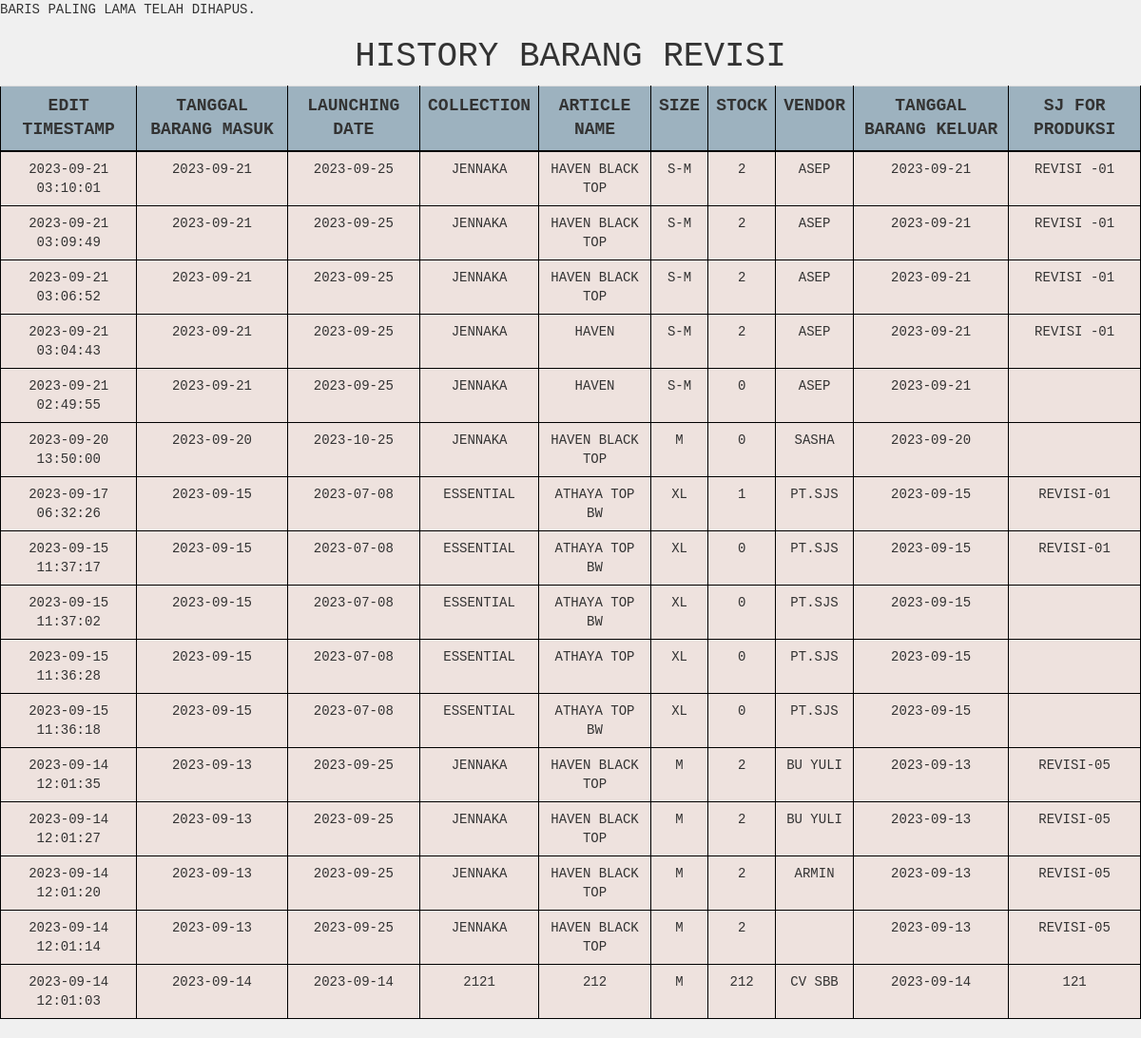
/qc/barangrevisi/barangrevisi_history.php (signed in), run on an earlier commit of the app's database.
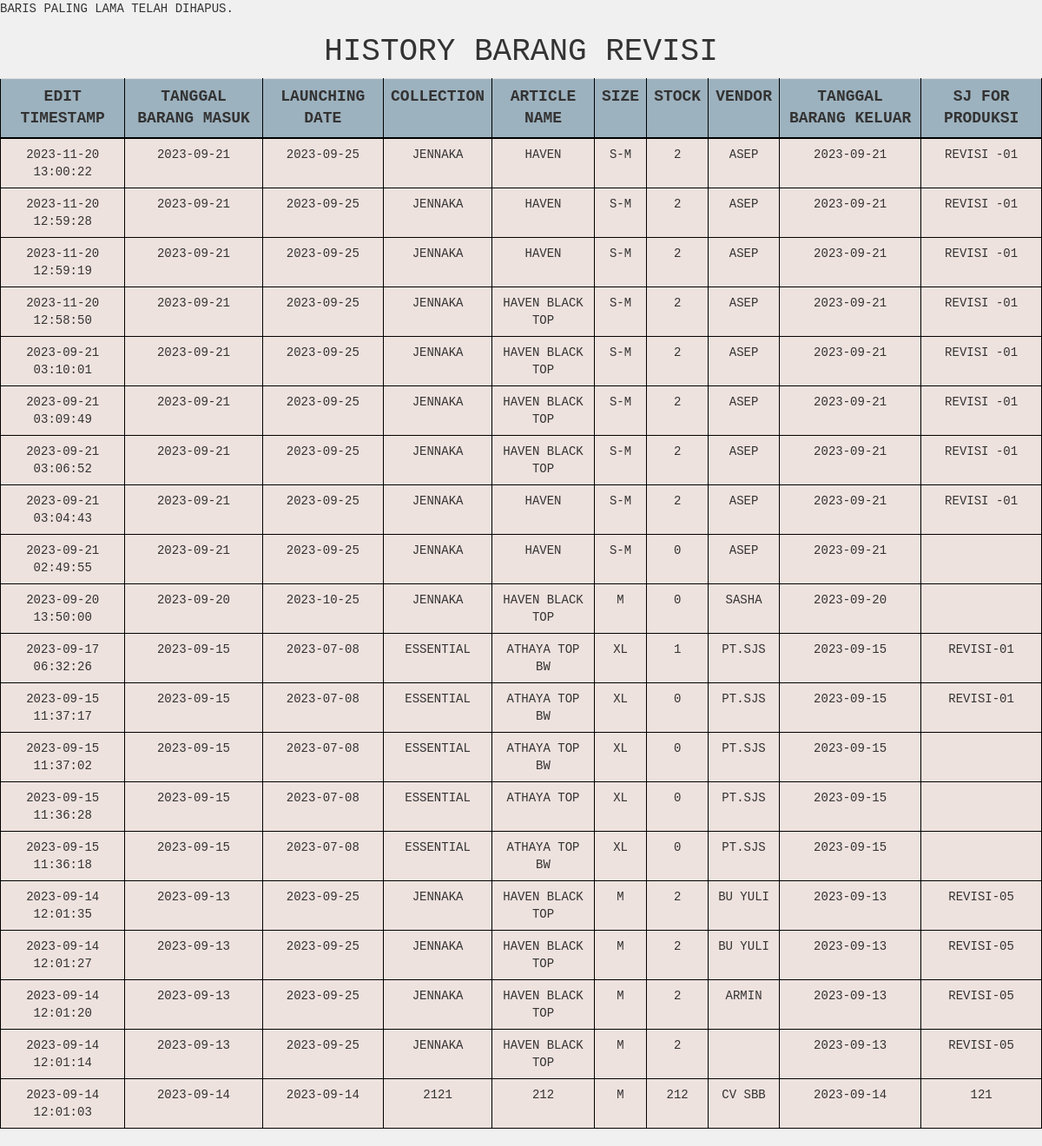
And on a later commit of the database.
### tables this page shows
CREATE TABLE `barangrevisi_history` (
  `id` int(25) NOT NULL,
  `idbarang_revisi` int(25) NOT NULL,
  `tgl_brg_masuk` date NOT NULL,
  `launching_date` date NOT NULL,
  `collection` varchar(255) NOT NULL,
  `article_name` varchar(255) NOT NULL,
  `size` varchar(15) NOT NULL,
  `stock` int(255) NOT NULL,
  `vendor` varchar(255) NOT NULL,
  `tgl_brg_keluar` date NOT NULL,
  `sj_for_produksi` varchar(255) NOT NULL,
  `idbarang_qc` int(25) NOT NULL,
  `edit_timestamp` timestamp NOT NULL DEFAULT current_timestamp()
);

### qc/barangrevisi/barangrevisi_history.php (the view, shortened to what this page needs)
<?php
$servername = "localhost";
$username = "root";
$password = "";
$dbname = "gudangjenna";
$conn = mysqli_connect($servername, $username, $password, $dbname);
$sql = "SELECT * FROM barangrevisi_history ORDER BY edit_timestamp DESC";
$result = mysqli_query($conn, $sql);
?>
<!DOCTYPE html>
<html>
<head>
    <link href="../../vendor/css/bootstrap/bootstrap.min.css" rel="stylesheet">
    <link href="../../vendor/css/bootstrap/bootstrap.css" rel="stylesheet">
    <link href="../../vendor/font-awesome/css/font-awesome.min.css" rel="stylesheet" type="text/css">
    <link href="../../css/tabel.css" rel="stylesheet">
</head>
<body>
    <h1 style="text-align: center;">History Barang Revisi</h1>
    <table class="table table-hover">
        <tr>
            <th>Edit Timestamp</th>
            <th scope="col">Tanggal Barang Masuk</th>
            <th scope="col">Launching Date</th>
            <th scope="col">Collection</th>
            <th scope="col">Article Name</th>
            <th scope="col">Size</th>
            <th scope="col">Stock</th>
            <th scope="col">Vendor</th>
            <th scope="col">Tanggal Barang Keluar</th>
            <th scope="col">SJ For Produksi</th>
        </tr>
        <?php
        while ($row = mysqli_fetch_assoc($result)) {
            echo "<tr>";
            echo "<td>" . $row['edit_timestamp'] . "</td>";
            echo "<td>" . $row['tgl_brg_masuk'] . "</td>";
            echo "<td>" . $row['launching_date'] . "</td>";
            echo "<td>" . $row['collection'] . "</td>";
            echo "<td>" . $row['article_name'] . "</td>";
            echo "<td>" . $row['size'] . "</td>";
            echo "<td>" . $row['stock'] . "</td>";
            echo "<td>" . $row['vendor'] . "</td>";
            echo "<td>" . $row['tgl_brg_keluar'] . "</td>";
            echo "<td>" . $row['sj_for_produksi'] . "</td>";
            echo "</tr>";
        }
        ?>
    </table>
</body>
</html>

What changed in the data, as far as the page shows it:
added barangrevisi_history: edit_timestamp "2023-11-20 13:00:22", tgl_brg_masuk "2023-09-21", launching_date "2023-09-25", collection "JENNAKA", article_name "HAVEN", size "S-M", stock "2", vendor "ASEP", tgl_brg_keluar "2023-09-21", sj_for_produksi "REVISI -01"
added barangrevisi_history: edit_timestamp "2023-11-20 12:59:28", tgl_brg_masuk "2023-09-21", launching_date "2023-09-25", collection "JENNAKA", article_name "HAVEN", size "S-M", stock "2", vendor "ASEP", tgl_brg_keluar "2023-09-21", sj_for_produksi "REVISI -01"
added barangrevisi_history: edit_timestamp "2023-11-20 12:59:19", tgl_brg_masuk "2023-09-21", launching_date "2023-09-25", collection "JENNAKA", article_name "HAVEN", size "S-M", stock "2", vendor "ASEP", tgl_brg_keluar "2023-09-21", sj_for_produksi "REVISI -01"
added barangrevisi_history: edit_timestamp "2023-11-20 12:58:50", tgl_brg_masuk "2023-09-21", launching_date "2023-09-25", collection "JENNAKA", article_name "HAVEN BLACK TOP", size "S-M", stock "2", vendor "ASEP", tgl_brg_keluar "2023-09-21", sj_for_produksi "REVISI -01"
